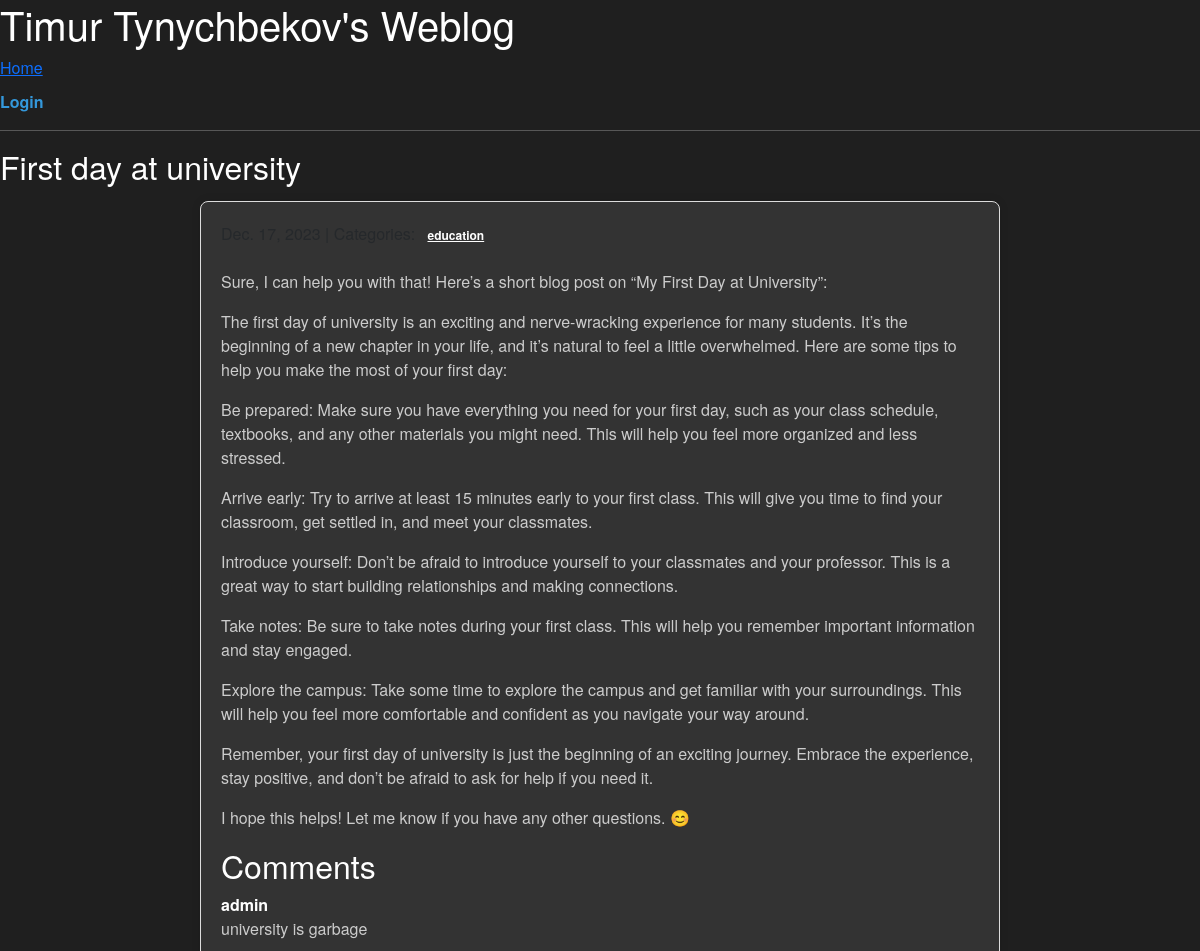
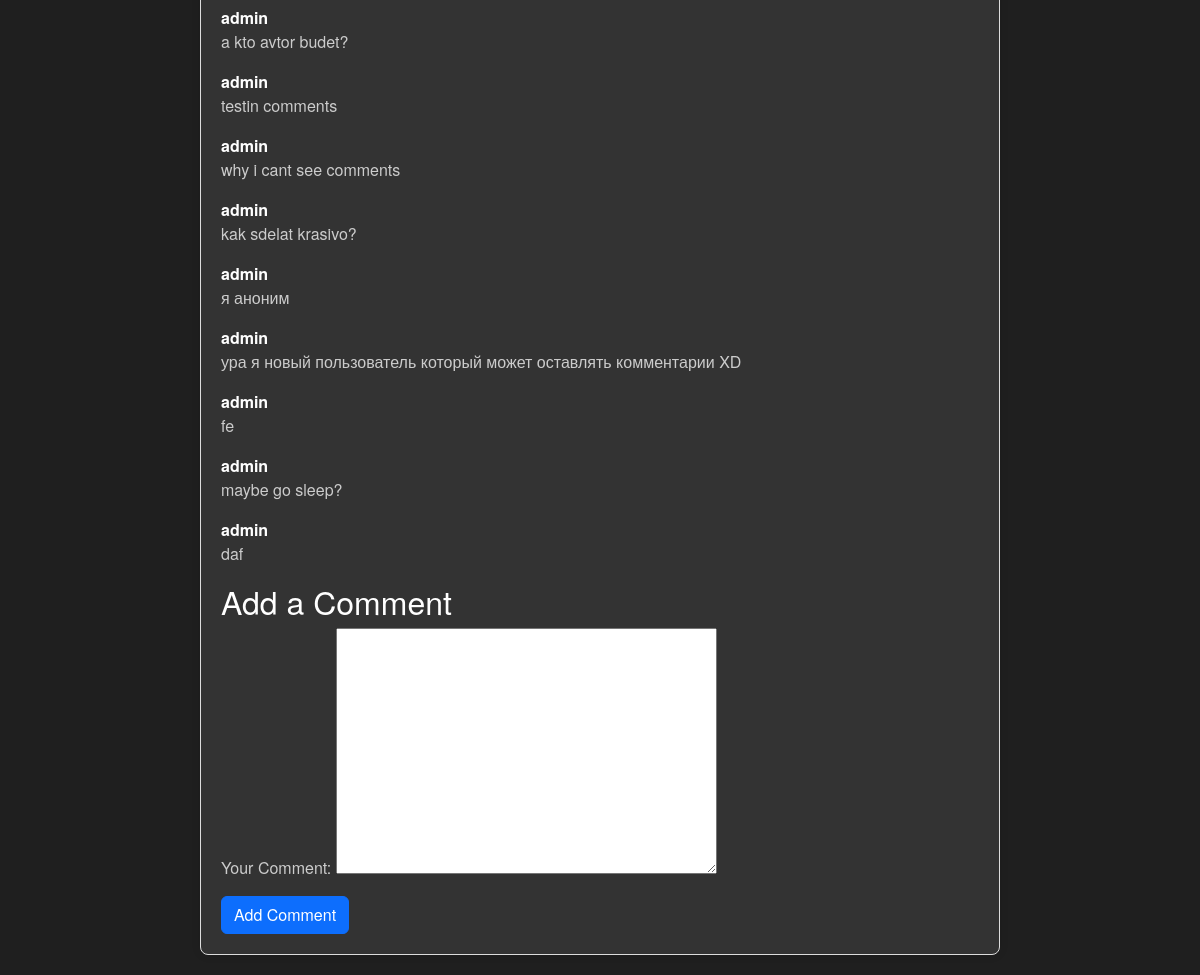
The app's page /post/4/ with its own data (2 pictures, top to bottom).
### blog/models.py (models this page shows, shortened)
class Post(models.Model):
    title = models.CharField(max_length=255)
    body = models.TextField()
    created_on = models.DateTimeField(auto_now_add=True)
    last_modified = models.DateTimeField(auto_now=True)
    categories = models.ManyToManyField("Category", related_name="posts")

class Category(models.Model):
    name = models.CharField(max_length=30)
    class Meta:
        verbose_name_plural = "categories"

class Comment(models.Model):
    user = models.ForeignKey(User, on_delete=models.CASCADE, default=1)
    text = models.TextField()
    created_on = models.DateTimeField(auto_now_add=True)
    post = models.ForeignKey("Post", on_delete=models.CASCADE)

### blog/views.py (the view)
# urls.py: path("post/<int:pk>/", views.blog_detail, name="detail"),
def blog_detail(request, pk):
    post = get_object_or_404(Post, pk=pk)
    comment = Comment.objects.filter(post=post)
    if request.method == 'POST':
        comment_form = CommentForm(request.POST)
        if comment_form.is_valid():
            new_comment = comment_form.save(commit=False)
            new_comment.post = post
            new_comment.user = request.user
            new_comment.save()
            return redirect('blog:detail', pk = pk)
    else:
        Comment_form = CommentForm()
    context = {
        "post" : post,
        "comment" : comment,
        "form" : Comment_form,
    }
    return render(request, "blog/detail.html", context)

### blog/forms.py (shortened to what this page needs)
class CommentForm(forms.ModelForm):
    class Meta:
        model = Comment
        fields = ['text']
        labels = {'text' : 'Your Comment'}

### templates/blog/detail.html (shortened to what this page needs)
{% extends "blog/base.html" %}
{% block page_title %}
    <h2 class="mb-3">{{ post.title }}</h2>
{% endblock page_title %}
{% block page_content %}
    <div class="container post">
        <p class="text-muted">
            {% for category in post.categories.all %}
                <span class="badge badge-info">
                    <a href="{% url 'blog:category' category.name %}" class="text-white">
                        {{ category.name }}
                    </a>
                </span>
            {% endfor %}
        </p>
        <div class="detail">
            <p class="mb-4">{{ post.body | linebreaks }}</p>
        </div>
        <div class="comments-section">
            <h2>Comments</h2>
            <ul class="comments-list list-unstyled">
                {% for com in comment %}
                    <li class="mb-3">
                        <div class="comment-header">
                            <strong>{{ com.user.username }}</strong>
                        </div>
                        <p>{{ com.text }}</p>
                    </li>
                {% endfor %}
            </ul>
            <div class="add-comment-form">
                <h2>Add a Comment</h2>
                <form method="post" action="{% url 'blog:detail' post.id %}">
                    {{ form.as_p }}
                    <button type="submit" class="btn btn-primary">Add Comment</button>
                </form>
            </div>
        </div>
    </div>
{% endblock page_content %}

### static/blog/css/main.css (style rules this page uses)
body { background: #1f1f1f; color: #fff; font-family: 'Helvetica Neue', Arial, sans-serif; }
.container { max-width: 800px; margin: 0 auto; }
.post { margin-bottom: 20px; padding: 20px; border: 1px solid #ddd; border-radius: 8px; background: #333; box-shadow: 0 0 10px rgba(0, 0, 0, 0.1); }
.post p { color: #ccc; }
.detail { color: #4caf50; }

### records on screen
Post: title "First day at university", body "Sure, I can help you with that! Here’s a short blog post on “My First Day at University”: The first day of university is an exciting and nerve-wracking experience for many students. It’s the beginning of a new chapter in your life, and it’s natural to feel a little overwhelmed. Here are some tips to help you make the most of your first day: Be prepared: Make sure you have everything you need for your first day, such as your class schedule, textbooks, and any other materials you might need. This will help you feel more organized and less stressed. Arrive early: Try to arrive at least 15 minutes early to your first class. This will give you time to find your classroom, get settled in, and…"
Category: name "education"
Comment: user.username "admin", text "university is garbage"
Comment: user.username "admin", text "a kto avtor budet?"
Comment: user.username "admin", text "testin comments"
Comment: user.username "admin", text "why i cant see comments"
Comment: user.username "admin", text "kak sdelat krasivo?"
Comment: user.username "admin", text "я аноним"
Comment: user.username "admin", text "ура я новый пользователь который может оставлять комментарии XD"
Comment: user.username "admin", text "fe"
Comment: user.username "admin", text "maybe go sleep?"
Comment: user.username "admin", text "daf"
